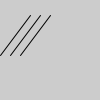
Frame 1 (no input)
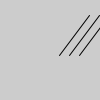
Frame 60 (the mouse pressed at the canvas centre just before this capture)
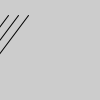
Frame 120 (the mouse held since frame 60 and released just before this capture)

The Processing sketch that drew these frames (run headless with seeded random() and noise(); from frame 60 on, the mouse is pressed at the canvas centre):

// Processing sketch: Learn_Chapter1_0_04
// ── Learn_Chapter1_0_04.pde
int x = 0;
int y = 55;

void setup() {
size(100,100);
}

void draw(){
  background(204);
  line(x, y, x+30, y-40);
  line(x + 10, y, x+ 40, y-40);
  line(x + 20, y, x+ 50, y-40);
  x = x + 1;
  if(x > 100) {
    x = -40;
  }

}
